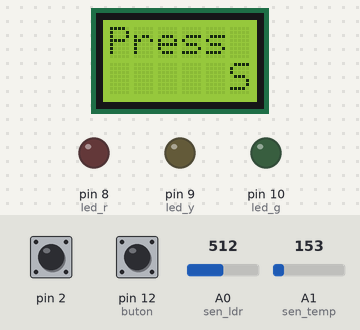
Bench run of a sketch on a simulated Arduino Uno, built with avr-gcc and run on an emulated ATmega328P. On the bench: 6×2 character LCD, output pins drawn as LEDs (lit = HIGH). Inputs (shaded band) come from the test bench; at power-on: pin 2 HIGH, A1 (sen_temp) = 153, A0 (sen_ldr) = 512, pin 12 (buton) LOW. What the sketch prints to the serial monitor is not drawn.

Above: at 1.7 s.
1.8 s: pin 2 pulled LOW for 0.15 s
At 2.5 s:
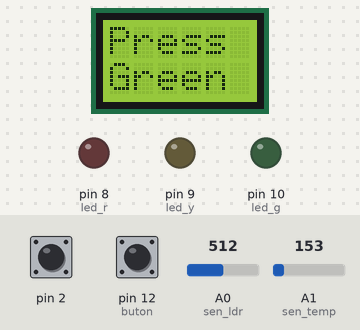
3.5 s: A1 (sen_temp) set to 165
At 4.0 s:
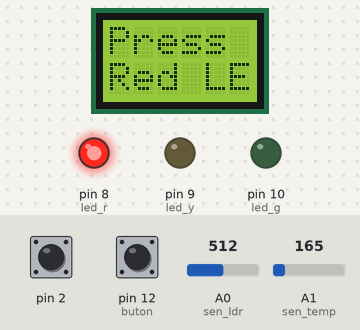
5.1 s: A0 (sen_ldr) set to 73
6.6 s: A0 (sen_ldr) set to 63
At 7.2 s:
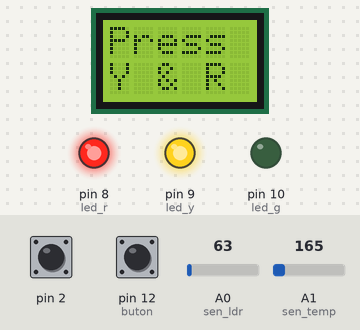
8.3 s: pin 12 (buton) pulled HIGH for 0.15 s
At 9.24 s:
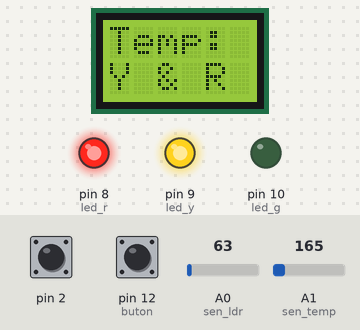
10.7 s: A1 (sen_temp) set to 133
Timing chart, 0 to 13.5 s (numbered marks = the images above; inputs shaded):
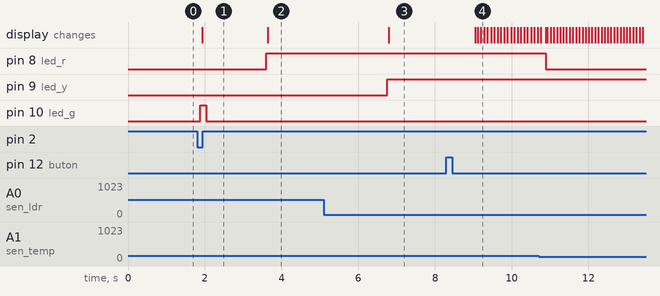

The sketch:

SUP.ino
```cpp
// assign each component to a pin
int buton = 12;
int led_r = 8;  // if its too hot red led light up
int led_y = 9;  // if its too dark yellow led light up
int led_g = 10;  // if theres too much moisture led green light up
int sen_ldr = A0; // sensor of light dependent resistor
int sen_temp = A1; // sensor of temperature


// sensor value
int sv_temp = 0;
int sv_ldr = 0;

#include <LiquidCrystal.h>
const int rs = 13, en = 11, d4 = 7, d5 = 6, d6 = 5, d7 = 4;
LiquidCrystal lcd(rs, en, d4, d5, d6, d7);  // set up for lcd display

#include<CapacitiveSensor.h>
CapacitiveSensor capSensor = CapacitiveSensor(3, 2);  // set up for moisture sensor

// refrence value
int ref_temp = 25;  // reference value to temp
int ref_ldr = 70; // reference value to ldr
int ref_mstr = 1000;  // reference to moisture sensor

// lable modes
int crt_dis = 0;  //whats currently being displayed (1 = temp, 2 = light, 3 = moisture)
int buton_stat = 0; // what the stat of button

int rled_r; // read LED of Red
int rled_y; // read LED of Yellow
int rled_g; // read LED of Green


void setup()
{
  pinMode(led_r, OUTPUT);
  pinMode(led_y, OUTPUT);
  pinMode(led_g, OUTPUT);
  pinMode(buton, INPUT);
  Serial.begin(9600);
  lcd.begin(6, 2);
  lcd.clear();
  lcd.print("Press Button to ");
  lcd.setCursor(5, 2);
  lcd.print("Start");
  delay(500);
}


void loop()
{
  // reading the value in sensors
  sv_temp = analogRead(sen_temp);
  sv_ldr = analogRead(sen_ldr);
  buton_stat = digitalRead(buton);
  long sv_mstr = capSensor.capacitiveSensor(30);  // moisture sensor


  // intput to tempreture
  float vol = ( sv_temp / 1024.0 ) * 5.0;
  float temp = ( vol - .5) * 100;


  // what to display in the serial monintor
  Serial.print("Temp = ");
  Serial.println(temp);
  Serial.print("Light = ");
  Serial.println(sv_ldr);
  Serial.print("Mosture = ");
  Serial.println(sv_mstr);

  // what heppen if button is pressed
  if (buton_stat == HIGH)
  {
    crt_dis ++;
    delay (500);
    Serial.println ("button is High");
  } else {
    Serial.println ("button is Low");
  }


  // What to display in the top row of lcd
  if (crt_dis == 1)
  {
    lcd.clear();
    lcd.print ("Temp: ");
    lcd.print (temp);
    Serial.println ("LCD = Temp");
  }
  if (crt_dis == 2)
  {
    lcd.clear();
    lcd.print ("Light: ");
    lcd.print (sv_ldr);
    Serial.println ("LCD = Light");
  }
  if (crt_dis == 3)
  {
    lcd.clear();
    lcd.print ("Moist: ");
    lcd.print (sv_mstr);
    Serial.println ("LCD = Mousture");
  }
  if (crt_dis >= 4)
  {
    crt_dis = 1;
  }

  Serial.print ("Current display = ");
  Serial.println (crt_dis);

  // When does LED lights up
  if (temp > ref_temp)
  {
    digitalWrite(led_r, HIGH);
  } else {
    digitalWrite(led_r, LOW);
  }
  if (sv_ldr < ref_ldr)
  {
    digitalWrite(led_y, HIGH);
  } else {
    digitalWrite(led_y, LOW);
  }
  if (sv_mstr > ref_mstr)
  {
    digitalWrite(led_g, HIGH);
  } else {
    digitalWrite(led_g, LOW);
  }


 // Read Value of LED (weather if its on or not
  rled_r = digitalRead(led_r);
  rled_g = digitalRead(led_g);
  rled_y = digitalRead(led_y);
  Serial.print ("LED RED = ");
  Serial.println (rled_r);
  Serial.print ("LED Yellow = ");
  Serial.println (rled_y);
  Serial.print ("LED Green = ");
  Serial.println (rled_g);


 // when deos lcd display "led on" or "led off"
  if (rled_r == HIGH and rled_y == HIGH and rled_g == HIGH)
  {
    lcd.setCursor(0,2);
    lcd.print("all LED is ON");
    Serial.print("LCD Dis (all LED ON)");
  } else if (rled_y == HIGH and rled_g == HIGH)
  {
  lcd.setCursor(0, 2);
  lcd.print("Y & G LED Is On");
  Serial.print("LCD Dis (Yellow and Green LED ON)");
  } else if (rled_y == HIGH and rled_r == HIGH)
  {
    lcd.setCursor(0, 2);
    lcd.print("Y & R LED is On");
    Serial.print("LCD Dis (Yellow and Red LED ON)");
  } else if (rled_g == HIGH and rled_r == HIGH)
  {
    lcd.setCursor(0, 2);
    lcd.print("G & R LED is On");
    Serial.print("LCD Dis (Yellow and Red LED ON)");
  } else if (rled_r == HIGH)
  {
    lcd.setCursor(0, 2);
    lcd.print("Red LED is On");
    Serial.print("LCD Dis (Red LED ON)");
  } else if (rled_g == HIGH)
  {
    lcd.setCursor(0, 2);
    lcd.print("Green LED is On");
    Serial.print("LCD Dis (Green LED ON)");
  } else if (rled_y == HIGH)
  {
    lcd.setCursor(0, 2);
    lcd.print("Yellow LED is On");
    Serial.print("LCD Dis (Yellow LED ON)");
  }


  // Enter 2 Blanks to consol to show time line
  Serial.println();
  Serial.println();

}
```

Measured:
- the behaviour switches between 153 and 154 on A1 (sen_temp) (found by bisection; images 1 and 2)
- the behaviour switches between 70 and 69 on A0 (sen_ldr) (found by bisection; images 2 and 3)
- after the input at 1.8 s, pin 10 (led_g): LOW → HIGH after 0.09 s, → LOW 0.15 s later; the display: changes after 0.13 s (image 1)
- after the input at 3.5 s, pin 8 (led_r): LOW → HIGH after 0.10 s; the display: changes after 0.15 s (image 2)
- after the input at 5.1 s, every drawn part: stays the same
- after the input at 6.6 s, pin 9 (led_y): LOW → HIGH after 0.15 s; the display: changes after 0.20 s (image 3)
- after the input at 8.3 s, the display: changes after 0.76 s (image 4)
- after the input at 10.7 s, pin 8 (led_r): HIGH → LOW after 0.18 s
